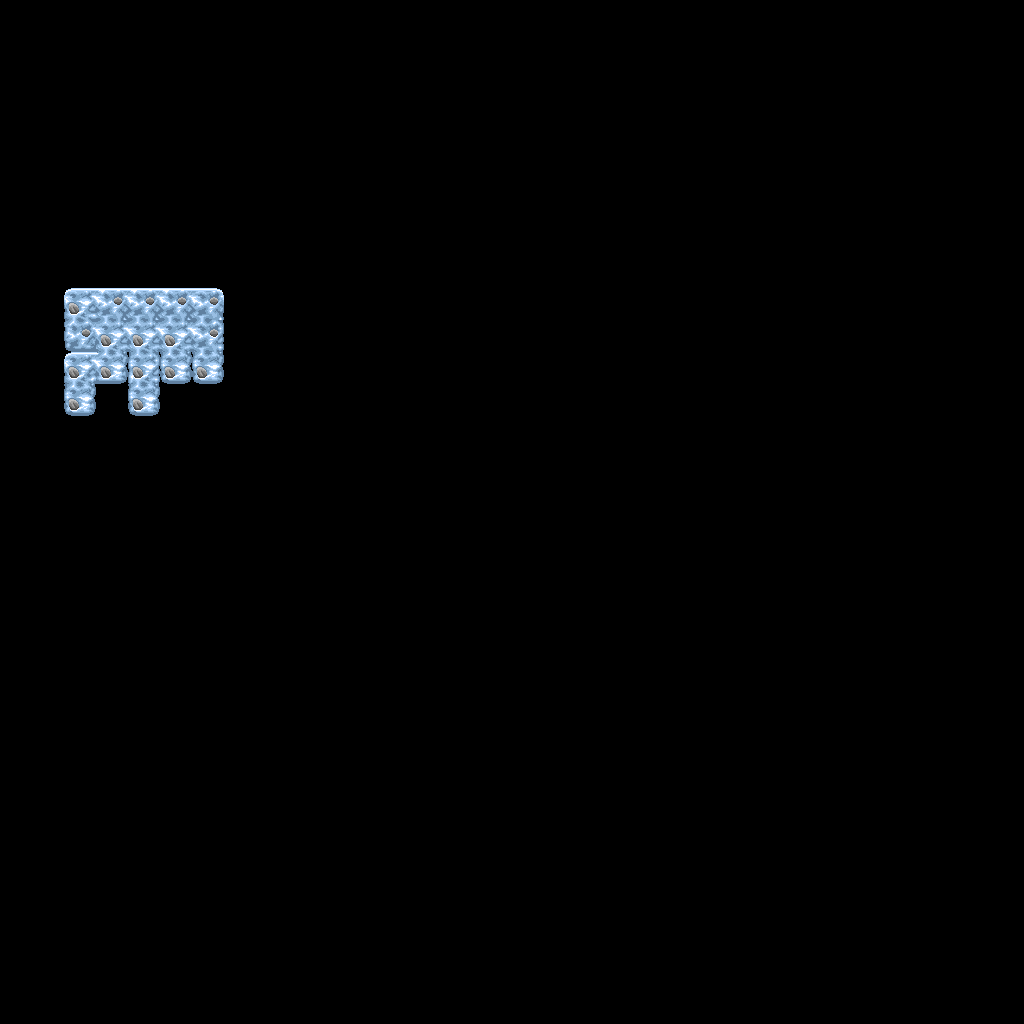

A level layout from a 2D game, rendered from its tile map. Below: a short description, then the map file with tile-grid data replaced by summaries:
An orthogonal 32x32 tile map with 32x32 px tiles, 1 tile layer (Tile Layer 1), 2 tilesets.

<map version="1.0" orientation="orthogonal" width="32" height="32" tilewidth="32" tileheight="32">
 <tileset firstgid="1" name="ice" tilewidth="32" tileheight="32">
  <image source="ice.png" width="256" height="256" />
 </tileset>
 <tileset firstgid="65" name="template" tilewidth="32" tileheight="32">
  <image source="template.png" width="256" height="256" />
 </tileset>
 <layer name="Tile Layer 1" width="32" height="32">
  <data>[1024 cells, 17 non-empty, 10 distinct tile ids]</data>
 </layer>
</map>
